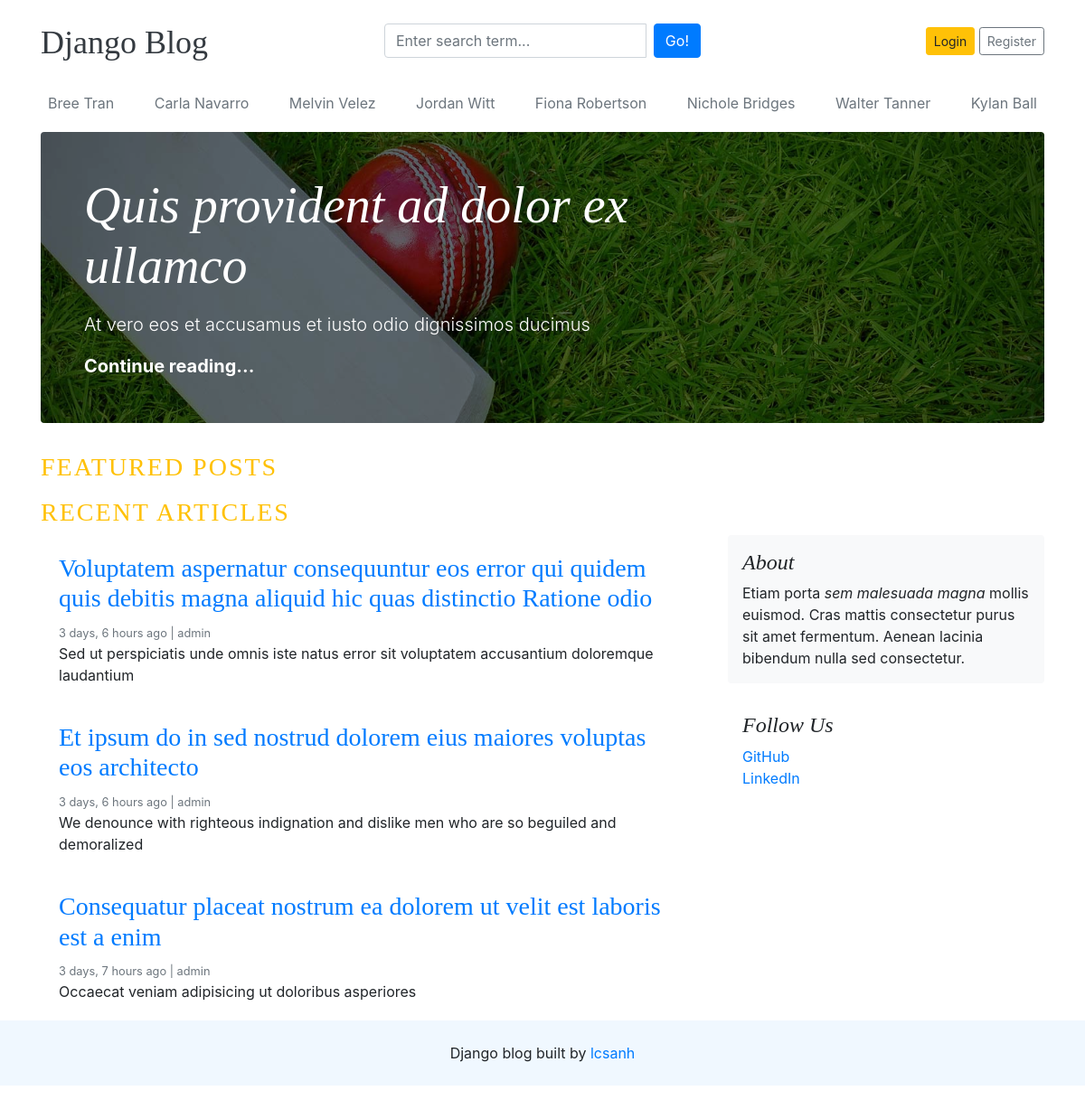
The page / on the database its author committed.
### blogs/models.py (models this page shows, shortened)
class Category(models.Model):
    category_name = models.CharField(max_length=100, unique=True)
    create_at = models.DateTimeField(auto_now_add=True)
    update_at = models.DateTimeField(auto_now=True)
    class Meta:
        verbose_name_plural = 'categories'

class Blog(models.Model):
    title = models.CharField(max_length=250)
    slug = models.SlugField(max_length=150, unique=True, blank=True)
    category = models.ForeignKey(Category, on_delete=models.CASCADE)
    author = models.ForeignKey(User, on_delete=models.CASCADE)
    featured_image = models.ImageField(upload_to='uploads/%Y/%m/%d')
    short_description = models.TextField(max_length=500)
    blog_body = models.TextField(max_length=2000)
    status = models.CharField(
        max_length=20, choices=STATUS_CHOICES, default="Draft")
    is_featured = models.BooleanField(default=False)
    create_at = models.DateTimeField(auto_now_add=True)
    update_at = models.DateTimeField(auto_now=True)
    def __str__(self):
        return self.title

### blog_main/views.py (the view)
# urls.py: 2. Add a URL to urlpatterns:  path('', views.home, name='home')
def home(request):
    featured_posts = Blog.objects.filter(
        is_featured=True, status="Published").order_by("-update_at")
    not_featured_posts = Blog.objects.filter(
        is_featured=False, status="Published").order_by("-update_at")
    context = {"featured_posts": featured_posts,
               "not_featured_posts": not_featured_posts}
    return render(request, "home.html", context)

### blogs/context_processor.py (called while the page is built)
def get_categories(request):
    categories = Category.objects.all()
    return dict(categories=categories)

### templates/home.html (shortened to what this page needs)
{% extends 'base.html' %}
{% load static %}
{% block content %}
      {% for featured_post in featured_posts %}
      {% if forloop.first %}
      <div
        class="jumbotron p-3 p-md-5 text-white rounded bg-dark"
        style="
          background-image: url({% static 'images/cricket.jpg' %});
          background-blend-mode: overlay;
          background-size: cover;
        "
      >
        <div class="col-md-8 px-0">
          <h1 class="display-4 font-italic">{{featured_post}}</h1>
          <p class="lead my-3">
            {{featured_post.short_description | truncatewords:10}}
          </p>
          <p class="lead mb-0"><a href="{% url 'blogs' featured_post.slug %}" class="text-white font-weight-bold">Continue reading...</a></p>
        </div>
      </div>
      {% endif %}
      {% endfor %}
      <h3 class="text-uppercase text-warning" style="letter-spacing: 2px;">Featured Posts</h3>
      <h3 class="text-uppercase text-warning" style="letter-spacing: 2px;">Recent Articles</h3>
      <main role="main" class="container p-0">
        <div class="row">
          <div class="col-md-8 blog-main">
            {% for not_featured_post in not_featured_posts %}
              <div class="card border-0">
                <div class="card-body">
                  <h3> <a href="{% url 'blogs' not_featured_post.slug %}">{{not_featured_post}}</a></h3>
                  <small class="mb-1 text-muted">{{not_featured_post.create_at | timesince}} ago | {{not_featured_post.author}}</small>
                  <p class="card-text">
                    {{not_featured_post.short_description | truncatewords:25}}
                  </p>
                </div>
            </div>
            {% endfor %}
          </div>
          <aside class="col-md-4 blog-sidebar">
            <div class="p-3 mb-3 bg-light rounded">
              <h4 class="font-italic">About</h4>
              <p class="mb-0">
                Etiam porta <em>sem malesuada magna</em> mollis euismod. Cras mattis consectetur purus sit amet
                fermentum. Aenean lacinia bibendum nulla sed consectetur.
              </p>
            </div>
            <div class="p-3">
              <h4 class="font-italic">Follow Us</h4>
              <ol class="list-unstyled">
                <li><a href="#">GitHub</a></li>
                <li><a href="#">LinkedIn</a></li>
              </ol>
            </div>
          </aside>
        </div>
      </main>
    </div>
    {% endblock content %}

### templates/base.html (shortened to what this page needs)
{% load static %}
<!DOCTYPE html>
<html lang="en">
  <head>
    <link href="https://getbootstrap.com/docs/4.0/dist/css/bootstrap.min.css" rel="stylesheet" />
    <link href="{% static 'css/blog.css' %}" rel="stylesheet" />
    <link rel="stylesheet" href="https://cdnjs.cloudflare.com/ajax/libs/font-awesome/4.7.0/css/font-awesome.css" />
  </head>
  <body>
    <div class="container">
      <header class="blog-header py-3">
        <div class="row flex-nowrap justify-content-between align-items-center">
          <div class="col-4 pt-1">
            <a class="blog-header-logo text-dark" href="/">Django Blog</a>
          </div>
          <div class="col-4">
            <form action="{%url 'search' %}" method="GET">
              <div class="input-group">
                <input class="form-control" type="text" name="keyword" placeholder="Enter search term..." aria-label="Enter search term..." aria-describedby="button-search" />
                <button type="submit" class="btn btn-primary ml-2" id="button-search" type="button">Go!</button>
            </div>
            </form>
          </div>
          <div class="col-4 d-flex justify-content-end align-items-center">
            {% if not user.is_authenticated %}
            <a class="btn btn-sm btn-warning" href="{% url 'login' %}">Login</a> &nbsp;
            <a class="btn btn-sm btn-outline-secondary" href="{% url 'register' %}">Register</a>
            {% else %}
            <span style="margin-right: 8px;" >Welcome, {{ user }}</span>
            <a class="btn btn-sm btn-warning" href="{% url 'logout' %}">Logout</a> &nbsp;
            {% endif %}
          </div>
        </div>
      </header>
      <div class="nav-scroller py-1 mb-2">
        <nav class="nav d-flex justify-content-between">
          {% for category in categories %}
            <a class="p-2 text-muted" href="{% url 'posts_by_category' category.id %}">{{ category.category_name }}</a>
          {% endfor %}
        </nav>
      </div>
<div style="min-height:66vh;">
  {% block content %}{% endblock content %}
</div>
    <footer class="blog-footer">
      <p style="
      display: flex;
      justify-content: center;
      align-items: center;
      background: aliceblue;
      padding: 24px 0;" >Django blog built by&nbsp;<a href="#">lcsanh</a></p>
    </footer>
  </body>
</html>

### blog_main/static/css/blog.css (style rules this page uses)
.blog-header-logo { font-family: "Playfair Display", Georgia, "Times New Roman", serif ; font-size: 2.25rem; }
h1, h2, h3, h4, h5, h6 { font-family: "Playfair Display", Georgia, "Times New Roman", serif ; }

### rows shown on the page
Category: category_name "Bree Tran"
Category: category_name "Carla Navarro"
Category: category_name "Melvin Velez"
Category: category_name "Jordan Witt"
Category: category_name "Fiona Robertson"
Category: category_name "Nichole Bridges"
Category: category_name "Walter Tanner"
Category: category_name "Kylan Ball"
Blog: title "Quis provident ad dolor ex ullamco", short_description "At vero eos et accusamus et iusto odio dignissimos ducimus"
Blog: title "Voluptatem aspernatur consequuntur eos error qui quidem quis debitis magna aliquid hic quas distinctio Ratione odio", create_at "3 days, 6 hours", author "admin", short_description "Sed ut perspiciatis unde omnis iste natus error sit voluptatem accusantium doloremque laudantium"
Blog: title "Et ipsum do in sed nostrud dolorem eius maiores voluptas eos architecto", create_at "3 days, 6 hours", author "admin", short_description "We denounce with righteous indignation and dislike men who are so beguiled and demoralized"
Blog: title "Consequatur placeat nostrum ea dolorem ut velit est laboris est a enim", create_at "3 days, 7 hours", author "admin", short_description "Occaecat veniam adipisicing ut doloribus asperiores"
